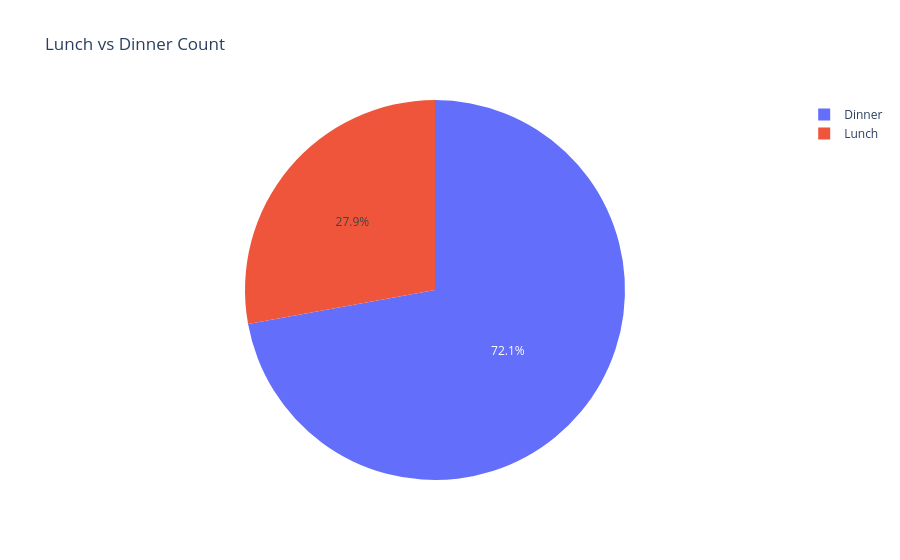

Notebook cell for this chart:
### Markdown cell above
# Pie Chart: Lunch vs Dinner

### Code cell
fig = px.pie(df, names='time', title='Lunch vs Dinner Count')
fig.show()

### Figure 1 — Plotly figure (JSON) as saved in the notebook; plotly's stock layout.template omitted (floating-point values rounded to 4 significant figures; data arrays with more than 128 entries replaced by an {"elided": "..."} marker saying what was removed)
{"data": [{"domain": {"x": [0, 1], "y": [0, 1]}, "hovertemplate": "time=%{label}<extra></extra>", "labels": {"elided": "244 str values"}, "legendgroup": "", "name": "", "showlegend": true, "type": "pie"}], "layout": {"legend": {"tracegroupgap": 0}, "title": {"text": "Lunch vs Dinner Count"}}}
